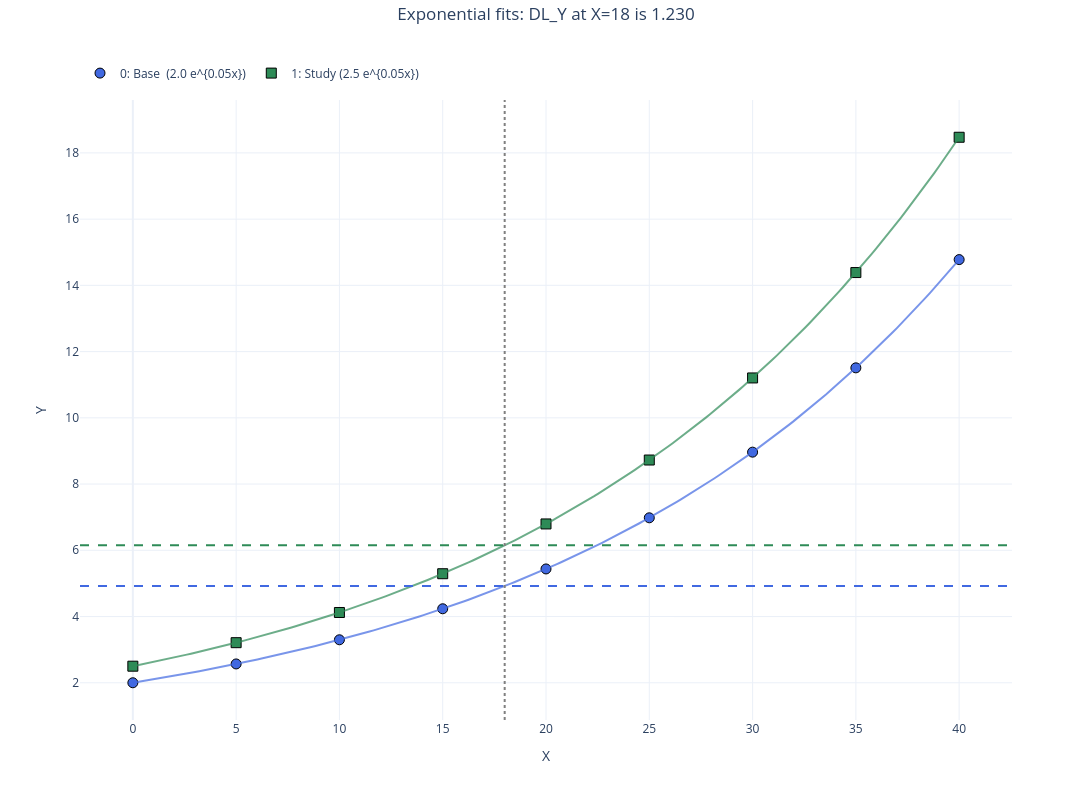

The cell this chart's notebook holds for it:
### Markdown cell above
We can highlight the exponential delta exactly as before &mdash; `line()` marks the query x and the
two fitted values whose gap is `DL_Y`.

### Code cell
b_fit = float(dE.df['Y'].iloc[0]); s_fit = float(dE.df['Y_STUDY'].iloc[0])
ucE.line('all', 'clear')
ucE.select([0, 1])
ucE.color(0, 'royalblue'); ucE.color(1, 'seagreen')
ucE.line('X', xq,    color='gray',      linestyle=':')
ucE.line('Y', b_fit, color='royalblue', linestyle='--')
ucE.line('Y', s_fit, color='seagreen',  linestyle='--')
fig = ucE.plot('X', 'Y',
               suptitle=f'Exponential fits: DL_Y at X={xq} is {s_fit - b_fit:.3f}')
ucE.line('all', 'clear')
fig

### Figure 1 — Plotly figure (JSON) as saved in the notebook; plotly's stock layout.template omitted (floating-point values rounded to 4 significant figures; data arrays with more than 128 entries replaced by an {"elided": "..."} marker saying what was removed)
{"data": [{"hovertemplate": "<b><u>Set: 0</u></b><br><b>Base  (2.0 e^{0.05x})</b><br>X: %{x:.2f}<br>Y: %{y:.2f}<extra></extra>", "legendgroup": "group_0", "line": {"color": "royalblue", "width": 2}, "marker": {"color": "royalblue", "line": {"color": "black", "width": 1}, "opacity": 1, "size": 10, "symbol": "circle"}, "mode": "markers+markers", "name": "0: Base  (2.0 e^{0.05x})", "showlegend": true, "type": "scatter", "x": [0.0, 5.0, 10.0, 15.0, 20.0, 25.0, 30.0, 35.0, 40.0], "xaxis": "x", "y": [2.0, 2.568, 3.297, 4.234, 5.437, 6.981, 8.963, 11.51, 14.78], "yaxis": "y"}, {"hoverinfo": "skip", "legendgroup": "group_0", "line": {"color": "royalblue", "width": 2}, "mode": "lines", "name": "0: Base  (2.0 e^{0.05x}) Fit (Exp)", "opacity": 0.7, "showlegend": false, "type": "scatter", "x": {"elided": "200 float values"}, "xaxis": "x", "y": {"elided": "200 float values"}, "yaxis": "y"}, {"hovertemplate": "<b><u>Set: 1</u></b><br><b>Study (2.5 e^{0.05x})</b><br>X: %{x:.2f}<br>Y: %{y:.2f}<extra></extra>", "legendgroup": "group_1", "line": {"color": "seagreen", "width": 2}, "marker": {"color": "seagreen", "line": {"color": "black", "width": 1}, "opacity": 1, "size": 10, "symbol": "square"}, "mode": "markers+markers", "name": "1: Study (2.5 e^{0.05x})", "showlegend": true, "type": "scatter", "x": [0.0, 5.0, 10.0, 15.0, 20.0, 25.0, 30.0, 35.0, 40.0], "xaxis": "x", "y": [2.5, 3.21, 4.122, 5.293, 6.796, 8.726, 11.2, 14.39, 18.47], "yaxis": "y"}, {"hoverinfo": "skip", "legendgroup": "group_1", "line": {"color": "seagreen", "width": 2}, "mode": "lines", "name": "1: Study (2.5 e^{0.05x}) Fit (Exp)", "opacity": 0.7, "showlegend": false, "type": "scatter", "x": {"elided": "200 float values"}, "xaxis": "x", "y": {"elided": "200 float values"}, "yaxis": "y"}], "layout": {"height": 800, "legend": {"orientation": "h", "x": 0, "xanchor": "left", "y": 1.02, "yanchor": "bottom"}, "margin": {"r": 80, "t": 100}, "shapes": [{"line": {"color": "gray", "dash": "dot"}, "type": "line", "x0": 18, "x1": 18, "xref": "x", "y0": 0, "y1": 1, "yref": "y domain"}, {"line": {"color": "royalblue", "dash": "dash"}, "type": "line", "x0": 0, "x1": 1, "xref": "x domain", "y0": 4.919, "y1": 4.919, "yref": "y"}, {"line": {"color": "seagreen", "dash": "dash"}, "type": "line", "x0": 0, "x1": 1, "xref": "x domain", "y0": 6.149, "y1": 6.149, "yref": "y"}], "showlegend": true, "title": {"text": "Exponential fits: DL_Y at X=18 is 1.230", "x": 0.5, "xanchor": "center", "y": 0.99, "yanchor": "top", "yref": "container"}, "width": 1200, "xaxis": {"anchor": "y", "domain": [0, 1], "title": {"standoff": 15, "text": "X"}}, "yaxis": {"anchor": "x", "domain": [0, 1], "title": {"standoff": 15, "text": "Y"}}}}
